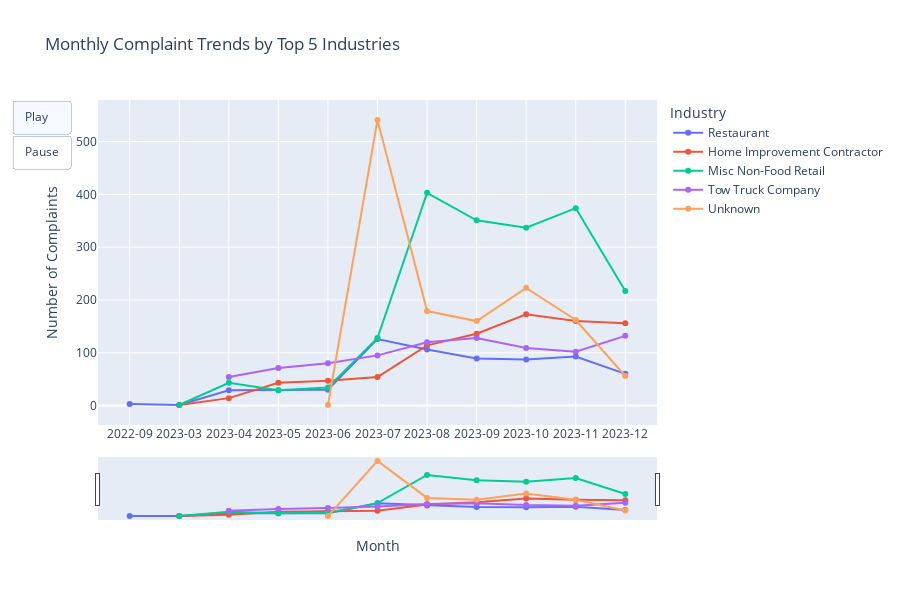

The notebook cell saved with this chart:
### Code cell
df = pd.read_csv('/Users/carinayan/Downloads/dcwp_complaints_project/data/cleaned_consumer_complaints.csv')

# Convert "Intake Date" to datetime format and extract the month (as 'YYYY-MM' string)
df['Intake Date'] = pd.to_datetime(df['Intake Date'])
df['Month'] = df['Intake Date'].dt.to_period('M').astype(str)

# Identify the top 5 industries with the highest total complaint counts
top_industries = (
    df.groupby('Business Category')
    .size()
    .sort_values(ascending=False)
    .head(5)
    .index
)

# Keep only the data for these top 5 industries
df_top = df[df['Business Category'].isin(top_industries)]

# Group by month and business category to count complaints per month per industry
trend_data = (
    df_top.groupby(['Month', 'Business Category'])
    .size()
    .reset_index(name='Complaint Count')
)

# Create a multi-line chart showing complaint trends over time by industry
fig = px.line(
    trend_data,
    x='Month',
    y='Complaint Count',
    color='Business Category',
    title='Monthly Complaint Trends by Top 5 Industries',
    labels={'Month': 'Month', 'Complaint Count': 'Number of Complaints', 'Business Category': 'Industry'},
    markers=True,  
)

# Add Play/Pause buttons to control animation
fig.update_layout(
    updatemenus=[dict(
        type="buttons",
        buttons=[
            dict(
                label="Play",
                method="animate",
                args=[None, {
                    "frame": {"duration": 500, "redraw": True},
                    "fromcurrent": True
                }]
            ),
            dict(
                label="Pause",
                method="animate",
                args=[[None], {
                    "frame": {"duration": 0, "redraw": False},
                    "mode": "immediate",
                    "transition": {"duration": 0}
                }]
            )
        ]
    )],
    xaxis=dict(
        rangeslider=dict(visible=True),  # Add a slider for the x-axis (month)
        type="category"  
    ),
    height=600
)

fig.frames = [go.Frame(
    data=[
        go.Scatter(
            x=trend_data[trend_data['Month'] <= m]['Month'],
            y=trend_data[trend_data['Month'] <= m][trend_data['Business Category'] == bc]['Complaint Count'],
            mode='lines+markers',
            name=bc
        ) for bc in top_industries
    ],
    name=m
) for m in sorted(trend_data['Month'].unique())]


fig.show()

### Figure 1 — Plotly figure (JSON) as saved in the notebook; plotly's stock layout.template omitted (floating-point values rounded to 4 significant figures)
{"data": [{"hovertemplate": "Industry=Restaurant<br>Month=%{x}<br>Number of Complaints=%{y}<extra></extra>", "legendgroup": "Restaurant", "line": {"color": "#636efa", "dash": "solid"}, "marker": {"symbol": "circle"}, "mode": "lines+markers", "name": "Restaurant", "orientation": "v", "showlegend": true, "type": "scatter", "x": ["2022-09", "2023-03", "2023-04", "2023-05", "2023-06", "2023-07", "2023-08", "2023-09", "2023-10", "2023-11", "2023-12"], "xaxis": "x", "y": [3, 1, 29, 29, 30, 126, 106, 89, 87, 93, 60], "yaxis": "y"}, {"hovertemplate": "Industry=Home Improvement Contractor<br>Month=%{x}<br>Number of Complaints=%{y}<extra></extra>", "legendgroup": "Home Improvement Contractor", "line": {"color": "#EF553B", "dash": "solid"}, "marker": {"symbol": "circle"}, "mode": "lines+markers", "name": "Home Improvement Contractor", "orientation": "v", "showlegend": true, "type": "scatter", "x": ["2023-03", "2023-04", "2023-05", "2023-06", "2023-07", "2023-08", "2023-09", "2023-10", "2023-11", "2023-12"], "xaxis": "x", "y": [1, 14, 43, 47, 54, 114, 136, 173, 160, 156], "yaxis": "y"}, {"hovertemplate": "Industry=Misc Non-Food Retail<br>Month=%{x}<br>Number of Complaints=%{y}<extra></extra>", "legendgroup": "Misc Non-Food Retail", "line": {"color": "#00cc96", "dash": "solid"}, "marker": {"symbol": "circle"}, "mode": "lines+markers", "name": "Misc Non-Food Retail", "orientation": "v", "showlegend": true, "type": "scatter", "x": ["2023-03", "2023-04", "2023-05", "2023-06", "2023-07", "2023-08", "2023-09", "2023-10", "2023-11", "2023-12"], "xaxis": "x", "y": [1, 43, 29, 34, 128, 403, 351, 337, 374, 217], "yaxis": "y"}, {"hovertemplate": "Industry=Tow Truck Company<br>Month=%{x}<br>Number of Complaints=%{y}<extra></extra>", "legendgroup": "Tow Truck Company", "line": {"color": "#ab63fa", "dash": "solid"}, "marker": {"symbol": "circle"}, "mode": "lines+markers", "name": "Tow Truck Company", "orientation": "v", "showlegend": true, "type": "scatter", "x": ["2023-04", "2023-05", "2023-06", "2023-07", "2023-08", "2023-09", "2023-10", "2023-11", "2023-12"], "xaxis": "x", "y": [54, 71, 80, 95, 120, 128, 109, 102, 132], "yaxis": "y"}, {"hovertemplate": "Industry=Unknown<br>Month=%{x}<br>Number of Complaints=%{y}<extra></extra>", "legendgroup": "Unknown", "line": {"color": "#FFA15A", "dash": "solid"}, "marker": {"symbol": "circle"}, "mode": "lines+markers", "name": "Unknown", "orientation": "v", "showlegend": true, "type": "scatter", "x": ["2023-06", "2023-07", "2023-08", "2023-09", "2023-10", "2023-11", "2023-12"], "xaxis": "x", "y": [1, 541, 179, 160, 223, 162, 56], "yaxis": "y"}], "layout": {"height": 600, "legend": {"title": {"text": "Industry"}, "tracegroupgap": 0}, "title": {"text": "Monthly Complaint Trends by Top 5 Industries"}, "updatemenus": [{"buttons": [{"args": [null, {"frame": {"duration": 500, "redraw": true}, "fromcurrent": true}], "label": "Play", "method": "animate"}, {"args": [[null], {"frame": {"duration": 0, "redraw": false}, "mode": "immediate", "transition": {"duration": 0}}], "label": "Pause", "method": "animate"}], "type": "buttons"}], "xaxis": {"anchor": "y", "domain": [0, 1], "rangeslider": {"visible": true}, "title": {"text": "Month"}, "type": "category"}, "yaxis": {"anchor": "x", "domain": [0, 1], "title": {"text": "Number of Complaints"}}}}
